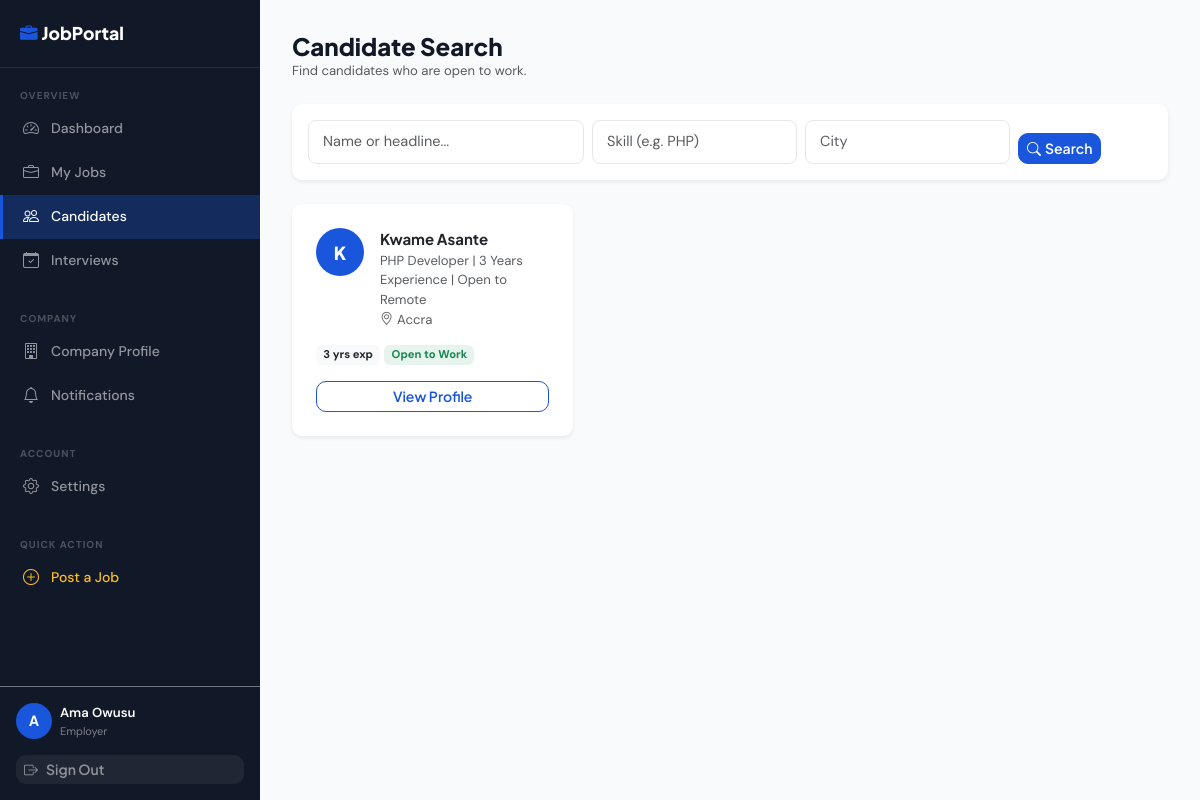
The app's page /public/employer/candidates (signed in) with its own data.
### tables this page shows
CREATE TABLE job_seeker_profiles (
    id                  INT UNSIGNED        NOT NULL AUTO_INCREMENT,
    user_id             INT UNSIGNED        NOT NULL,
    headline            VARCHAR(160)        NULL     COMMENT 'e.g. "Full-Stack Developer | 3 Years Experience"',
    bio                 TEXT                NULL,
    phone               VARCHAR(20)         NULL,
    location_city       VARCHAR(80)         NULL,
    location_country    VARCHAR(80)         NULL,
    date_of_birth       DATE                NULL,
    gender              ENUM('male','female','other','prefer_not_to_say') NULL,
    years_experience    TINYINT UNSIGNED    NOT NULL DEFAULT 0,
    expected_salary_min DECIMAL(12,2)       NULL,
    expected_salary_max DECIMAL(12,2)       NULL,
    salary_currency     VARCHAR(5)          NOT NULL DEFAULT 'USD',
    job_type_pref       SET('full_time','part_time','contract','remote','internship') NULL,
    avatar_path         VARCHAR(300)        NULL,
    resume_path         VARCHAR(300)        NULL,
    resume_original_name VARCHAR(200)       NULL,
    linkedin_url        VARCHAR(300)        NULL,
    github_url          VARCHAR(300)        NULL,
    portfolio_url       VARCHAR(300)        NULL,
    is_open_to_work     TINYINT(1)          NOT NULL DEFAULT 1,
    profile_views       INT UNSIGNED        NOT NULL DEFAULT 0,
    created_at          TIMESTAMP           NOT NULL DEFAULT CURRENT_TIMESTAMP,
    updated_at          TIMESTAMP           NOT NULL DEFAULT CURRENT_TIMESTAMP ON UPDATE CURRENT_TIMESTAMP,

    PRIMARY KEY (id),
    UNIQUE KEY uq_jsp_user_id (user_id),
    INDEX idx_jsp_location (location_city, location_country),
    INDEX idx_jsp_open_to_work (is_open_to_work),
    INDEX idx_jsp_experience (years_experience),
    CONSTRAINT fk_jsp_user
        FOREIGN KEY (user_id) REFERENCES users(id) ON DELETE CASCADE
);

CREATE TABLE users (
    id              INT UNSIGNED    NOT NULL AUTO_INCREMENT,
    full_name       VARCHAR(120)    NOT NULL,
    email           VARCHAR(180)    NOT NULL,
    password_hash   VARCHAR(255)    NOT NULL,
    role            ENUM('seeker','employer','admin') NOT NULL DEFAULT 'seeker',
    is_active       TINYINT(1)      NOT NULL DEFAULT 1,
    email_verified  TINYINT(1)      NOT NULL DEFAULT 0,
    verify_token    VARCHAR(64)     NULL,
    last_login_at   TIMESTAMP       NULL,
    created_at      TIMESTAMP       NOT NULL DEFAULT CURRENT_TIMESTAMP,
    updated_at      TIMESTAMP       NOT NULL DEFAULT CURRENT_TIMESTAMP ON UPDATE CURRENT_TIMESTAMP,

    PRIMARY KEY (id),
    UNIQUE KEY uq_users_email (email),
    INDEX idx_users_role (role),
    INDEX idx_users_is_active (is_active)
);

### core/Controller.php (called while the page is built, shortened)
<?php
abstract class Controller
{
    protected function view(string $view, array $data = [], string $layout = 'main'): void
    {
        extract($data, EXTR_SKIP);
        $viewFile = ROOT_PATH . "/app/views/{$view}.php";
        ob_start(); require $viewFile; $content = ob_get_clean();
    }
    protected function currentPage(): int { return max(1, (int)($_GET['page'] ?? 1)); }
}

### app/controllers/CandidateController.php (called while the page is built, shortened)
<?php
require_once ROOT_PATH . '/core/Controller.php';
class CandidateController extends Controller
{
    public function search(): void
    {
        $db = Database::getInstance();
        $where  = ['u.role = ?', 'u.is_active = 1', 'jsp.is_open_to_work = 1'];
        $params = ['seeker'];
        $sql = "SELECT jsp.*, u.full_name, u.email
                  FROM job_seeker_profiles jsp
                  JOIN users u ON u.id = jsp.user_id
                 WHERE " . implode(' AND ', $where) . "
                 ORDER BY jsp.updated_at DESC";
        $page  = $this->currentPage();
        $limit = 12;
        $total = (int)$db->fetchColumn("SELECT COUNT(*) FROM ($sql) AS _c", $params);
        $data  = $db->fetchAll("$sql LIMIT $limit OFFSET " . (($page-1)*$limit), $params);
        $this->view('employer/candidates', [
            'title'      => 'Candidate Search',
            'candidates' => $data,
            'paging'     => ['total'=>$total,'pages'=>(int)ceil($total/$limit),'current_page'=>$page,'per_page'=>$limit],
            'filters'    => compact('q','skill','loc'),
        ], 'employer');
    }
}

### public/index.php (called while the page is built, shortened)
<?php
spl_autoload_register(function (string $class): void {
    $paths = [
        ROOT_PATH . '/core/'           . $class . '.php',
        ROOT_PATH . '/app/middleware/' . $class . '.php',
    ];
    foreach ($paths as $file) {
        if (file_exists($file)) { require_once $file; return; }
    }
});
require_once ROOT_PATH . '/app/helpers/functions.php';
$router = new Router();
$router->dispatch();

### app/helpers/functions.php (called while the page is built, shortened)
<?php
function e(mixed $v): string { return htmlspecialchars((string)$v, ENT_QUOTES|ENT_SUBSTITUTE, 'UTF-8'); }
function url(string $path = ''): string { return rtrim(BASE_URL, '/') . '/' . ltrim($path, '/'); }
function truncate(string $t, int $len = 100): string
{
    $t = strip_tags($t);
    return mb_strlen($t) <= $len ? $t : mb_substr($t, 0, $len) . '…';
}

### core/Database.php (called while the page is built, shortened)
<?php
class Database
{
    private static ?Database $instance = null;
    private PDO $pdo;
    private function __construct()
    {
        $cfg = require ROOT_PATH . '/config/database.php';
        $dsn = "mysql:host={$cfg['host']};port={$cfg['port']};dbname={$cfg['dbname']};charset=utf8mb4";
        $opts = [
            PDO::ATTR_ERRMODE            => PDO::ERRMODE_EXCEPTION,
            PDO::ATTR_DEFAULT_FETCH_MODE => PDO::FETCH_ASSOC,
            PDO::ATTR_EMULATE_PREPARES   => false,
            PDO::MYSQL_ATTR_INIT_COMMAND => "SET NAMES utf8mb4 COLLATE utf8mb4_unicode_ci",
        ];
        try {
            $this->pdo = new PDO($dsn, $cfg['username'], $cfg['password'], $opts);
        } catch (PDOException $e) {
            throw new RuntimeException('DB connection failed: ' . $e->getMessage());
        }
    }
    public static function getInstance(): static
    {
        if (static::$instance === null) static::$instance = new static();
        return static::$instance;
    }
    public function query(string $sql, array $params = []): PDOStatement
    {
        $stmt = $this->pdo->prepare($sql);
        $stmt->execute($params);
        return $stmt;
    }
    public function fetchAll(string $sql, array $params = []): array
    {
        return $this->query($sql, $params)->fetchAll();
    }
}

### config/database.php (called while the page is built)
<?php
return [
    'host'     => 'localhost',
    'port'     => '3306',
    'dbname'   => 'job_portal',
    'username' => 'root',
    'password' => '',
];

### app/views/employer/candidates.php (the view, shortened to what this page needs)
<div class="d-flex align-items-center justify-content-between mb-4 flex-wrap gap-2">
    <div>
        <h1 class="h4 fw-800 mb-0">Candidate Search</h1>
        <p class="text-muted small mb-0">Find candidates who are open to work.</p>
    </div>
</div>
<div class="card border-0 shadow-sm mb-4">
    <div class="card-body py-3">
        <form method="GET" class="row g-2 align-items-end">
            <div class="col-md-4">
                <input type="text" class="form-control form-control-sm" name="q"
                       placeholder="Name or headline..." value="<?= e($filters['q']) ?>">
            </div>
            <div class="col-md-3">
                <input type="text" class="form-control form-control-sm" name="skill"
                       placeholder="Skill (e.g. PHP)" value="<?= e($filters['skill']) ?>">
            </div>
            <div class="col-md-3">
                <input type="text" class="form-control form-control-sm" name="location"
                       placeholder="City" value="<?= e($filters['loc']) ?>">
            </div>
            <div class="col-auto">
                <button type="submit" class="btn btn-sm btn-primary">
                    <i class="bi bi-search me-1"></i>Search
                </button>
            </div>
        </form>
    </div>
</div>
<?php if (empty($candidates)): ?>
<div class="card border-0 shadow-sm">
    <div class="card-body text-center py-5">
        <i class="bi bi-people text-muted" style="font-size:3rem;"></i>
        <h5 class="fw-700 mt-3">No candidates found</h5>
        <p class="text-muted">Try different search terms.</p>
    </div>
</div>
<?php else: ?>
<div class="row g-3">
    <?php foreach ($candidates as $c): ?>
    <div class="col-12 col-md-6 col-xl-4">
        <div class="card border-0 shadow-sm h-100">
            <div class="card-body p-4">
                <div class="d-flex gap-3 mb-3">
                    <?php if ($c['avatar_path']): ?>
                    <img src="<?= url('/file?path='.urlencode($c['avatar_path'])) ?>"
                         class="avatar flex-shrink-0" style="width:48px;height:48px;" alt="">
                    <?php else: ?>
                    <div class="rounded-circle bg-primary text-white d-flex align-items-center
                                justify-content-center fw-800 flex-shrink-0"
                         style="width:48px;height:48px;font-size:18px;">
                        <?= strtoupper(substr($c['full_name'],0,1)) ?>
                    </div>
                    <?php endif; ?>
                    <div class="min-w-0">
                        <div class="fw-700"><?= e($c['full_name']) ?></div>
                        <div class="text-muted small"><?= e(truncate($c['headline']??'',55)) ?></div>
                        <?php if ($c['location_city']): ?>
                        <div class="text-muted small"><i class="bi bi-geo-alt me-1"></i><?= e($c['location_city']) ?></div>
                        <?php endif; ?>
                    </div>
                </div>
                <div class="d-flex flex-wrap gap-1 mb-3">
                    <?php if ($c['years_experience']): ?>
                    <span class="badge bg-light text-dark small"><?= $c['years_experience'] ?> yrs exp</span>
                    <?php endif; ?>
                    <span class="badge bg-success bg-opacity-10 text-success small">Open to Work</span>
                </div>
                <a href="<?= url('/employer/candidates/'.$c['id']) ?>" class="btn btn-sm btn-outline-primary w-100">
                    View Profile
                </a>
            </div>
        </div>
    </div>
    <?php endforeach; ?>
</div>
<?php endif; ?>

### core/Router.php (shortened to what this page needs)
<?php
class Router
{
    private array $routes = [];
    private array $groupMiddleware = [];
    private string $groupPrefix = '';
    public function group(array $opts, callable $cb): void
    {
        $prevPrefix = $this->groupPrefix;
        $prevMw     = $this->groupMiddleware;
        $this->groupPrefix     .= ($opts['prefix'] ?? '');
        $this->groupMiddleware  = array_merge($this->groupMiddleware, $opts['middleware'] ?? []);
        $this->groupPrefix     = $prevPrefix;
        $this->groupMiddleware = $prevMw;
    }
    private function add(string $method, string $path, string $handler, array $mw): void
    {
        $full = $this->groupPrefix . $path;
        $this->routes[] = [
            'method'  => $method,
            'pattern' => '#^' . preg_replace('/\{([a-zA-Z_]+)\}/', '(?P<$1>[^/]+)', $full) . '$#',
            'handler' => $handler,
            'mw'      => array_merge($this->groupMiddleware, $mw),
        ];
    }
    public function dispatch(): void
    {
        $method = $_SERVER['REQUEST_METHOD'];
        $uri    = $this->uri();
        foreach ($this->routes as $route) {
            if ($route['method'] !== $method) continue;
            if (!preg_match($route['pattern'], $uri, $matches)) continue;
            $params = array_filter($matches, 'is_string', ARRAY_FILTER_USE_KEY);
            $this->call($route['handler'], $params);
            return;
        }
    }
    private function uri(): string
    {
        $uri  = parse_url($_SERVER['REQUEST_URI'], PHP_URL_PATH);
        $base = rtrim(dirname($_SERVER['SCRIPT_NAME']), '/');
        if ($base && str_starts_with($uri, $base)) $uri = substr($uri, strlen($base));
        return '/' . ltrim($uri ?: '/', '/');
    }
    private function call(string $handler, array $params): void
    {
        [$class, $method] = explode('@', $handler, 2);
        $ctrl = new $class();
        $ctrl->$method($params);
    }
}

### public/assets/css/style.css (style rules this page uses)
:root { --primary:#1A56DB;--primary-dark:#1347c8;--primary-light:#EBF5FF;--dark:#111827;--muted:#6B7280;--border:#E5E7EB;--bg:#F9FAFB;--radius:10px;--shadow:0 4px 16px rgba(0,0,0,.08); }
body { font-family:'DM Sans',sans-serif;font-size:15px;color:var(--dark);background:#fff;-webkit-font-smoothing:antialiased; }
h1,h2,h3,h4,h5,h6,.navbar-brand,.fw-700,.fw-800 { font-family:'Plus Jakarta Sans',sans-serif; }
.fw-700 { font-weight:700!important }
.fw-800 { font-weight:800!important }
.btn { font-family:'Plus Jakarta Sans',sans-serif;font-weight:600;border-radius:var(--radius);transition:all .2s; }
.btn-primary { background:var(--primary);border-color:var(--primary); }
.btn-outline-primary { color:var(--primary);border-color:var(--primary); }
.card { border:1px solid var(--border);border-radius:var(--radius);box-shadow:0 1px 3px rgba(0,0,0,.08); }
.form-control,.form-select { border:1.5px solid var(--border);border-radius:8px;padding:10px 14px;font-size:14.5px;transition:.2s; }
.bg-primary { background:var(--primary)!important }
.min-w-0 { min-width:0; }
html { scroll-behavior: smooth; }

### records on screen
job_seeker_profiles: user.full_name "K", user.full_name "Kwame Asante", headline "PHP Developer | 3 Years Experience | Open to Remote", location_city "Accra", years_experience "3"

### other values on screen
$label "Dashboard My Jobs Candidates Interviews Company Profile Notifications Settings"
